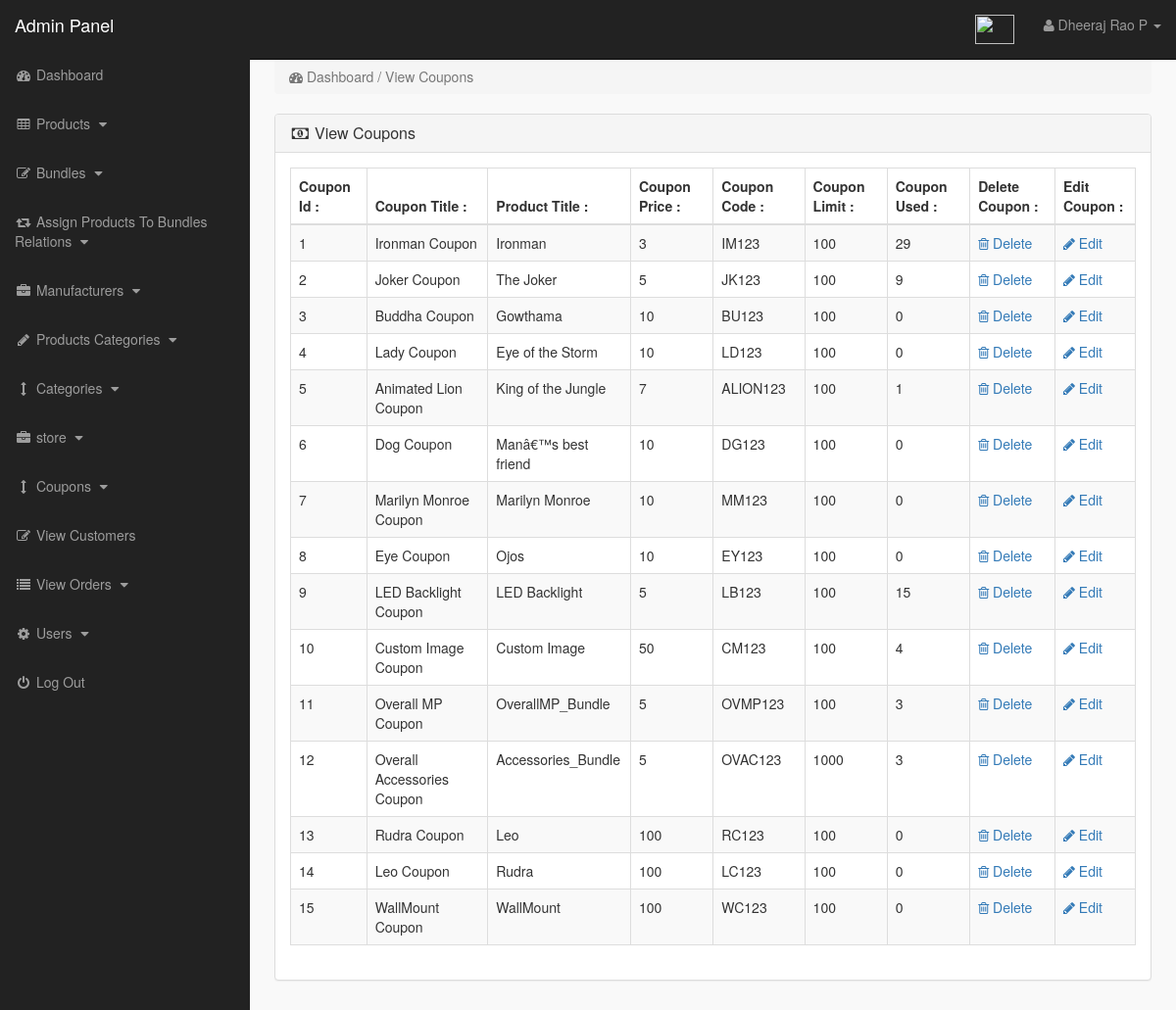
The page /admin_area/index.php?view_coupons (signed in) on the database its author committed.
### tables this page shows
CREATE TABLE `coupons` (
  `coupon_id` int(10) NOT NULL,
  `product_id` int(10) NOT NULL,
  `coupon_title` varchar(255) NOT NULL,
  `coupon_price` varchar(255) NOT NULL,
  `coupon_code` varchar(255) NOT NULL,
  `coupon_limit` int(100) NOT NULL,
  `coupon_used` int(100) NOT NULL
);

CREATE TABLE `products` (
  `product_id` int(10) NOT NULL,
  `product_type` varchar(500) NOT NULL,
  `p_cat_id` int(10) NOT NULL,
  `cat_id` int(10) NOT NULL,
  `manufacturer_id` int(10) NOT NULL,
  `v_size` int(10) NOT NULL,
  `h_size` int(10) NOT NULL,
  `product_title` text NOT NULL,
  `product_url` text NOT NULL,
  `product_img1` text NOT NULL,
  `product_img2` text NOT NULL,
  `product_img3` text NOT NULL,
  `product_price` int(10) NOT NULL,
  `product_psp_price` int(100) NOT NULL,
  `product_desc` text NOT NULL,
  `product_features` text NOT NULL,
  `product_video` text NOT NULL,
  `product_keywords` text NOT NULL,
  `product_label` text NOT NULL,
  `status` varchar(255) NOT NULL
);

### admin_area/view_coupons.php (the view)
<?php
if(!isset($_SESSION['admin_email'])){
echo "<script>window.open('login.php','_self')</script>";
}
else {
?>
<div class="row">
<div class="col-lg-12">
<ol class="breadcrumb">
<li class="active">
<i class="fa fa-dashboard"></i> Dashboard / View Coupons
</li>
</ol>
</div>
</div>
<div class="row" >
<div class="col-lg-12" >
<div class="panel panel-default">
<div class="panel-heading">
<h3 class="panel-title">
<i class="fa fa-money fa-fw"></i> View Coupons
</h3>
</div>
<div class="panel-body">
<div class="table-responsive">
<table class="table table-bordered table-hover table-striped">
<thead>
<tr>
<th>Coupon Id : </th>
<th>Coupon Title : </th>
<th>Product Title : </th>
<th>Coupon Price : </th>
<th>Coupon Code : </th>
<th>Coupon Limit : </th>
<th>Coupon Used : </th>
<th>Delete Coupon : </th>
<th>Edit Coupon : </th>
</tr>
</thead>
<tbody>
<?php
$i = 0;
$get_coupons = "select * from coupons";
$run_coupons = mysqli_query($con,$get_coupons);
while($row_coupons = mysqli_fetch_array($run_coupons)){
$coupon_id = $row_coupons['coupon_id'];
$product_id = $row_coupons['product_id'];
$coupon_title = $row_coupons['coupon_title'];
$coupon_price = $row_coupons['coupon_price'];
$coupon_code = $row_coupons['coupon_code'];
$coupon_limit = $row_coupons['coupon_limit'];
$coupon_used = $row_coupons['coupon_used'];
$get_products = "select * from products where product_id='$product_id'";
$run_products = mysqli_query($con,$get_products);
$row_products = mysqli_fetch_array($run_products);
$product_title = $row_products['product_title'];
$i++;
?>
<tr>
<td><?php echo $i; ?></td>
<td><?php echo $coupon_title; ?></td>
<td><?php echo $product_title; ?></td>
<td><?php echo $coupon_price; ?></td>
<td><?php echo $coupon_code; ?></td>
<td><?php echo $coupon_limit; ?></td>
<td><?php echo $coupon_used; ?></td>
<td>
<a href="index.php?delete_coupon=<?php echo $coupon_id; ?>">
<i class="fa fa-trash-o"></i> Delete
</a>
</td>
<td>
<a href="index.php?edit_coupon=<?php echo $coupon_id; ?>">
<i class="fa fa-pencil"></i> Edit
</a>
</td>
</tr>
<?php } ?>
</tbody>
</table>
</div>
</div>
</div>
</div>
</div>
<?php } ?>

### admin_area/includes/sidebar.php (shortened to what this page needs)
<?php
if(!isset($_SESSION['admin_email'])){
    echo "<script>window.open('login.php','_self')</script>";
}
else {
    ?>
    <nav class="navbar navbar-inverse navbar-fixed-top" >
        <div class="navbar-header" >
            <a class="navbar-brand" href="index.php?dashboard" >Admin Panel</a>
        </div>
        <ul class="nav navbar-right top-nav" >
            <li>
                <a href="index.php?view_coupons">
                    <img src="../admin_area/other_images/p-code.png" style="height: 30px; width: 40px" alt="">
                </a>
            </li>
            <li class="dropdown" >
                <a href="#" class="dropdown-toggle" data-toggle="dropdown" >
                    <i class="fa fa-user" ></i>
                    <?php echo $admin_name; ?> <b class="caret" ></b>
                </a>
            </li>
        </ul>
        <div class="collapse navbar-collapse navbar-ex1-collapse">
            <ul class="nav navbar-nav side-nav">
                <li>
                    <a href="index.php?dashboard">
                        <i class="fa fa-fw fa-dashboard"></i> Dashboard
                    </a>
                </li>
                <li>
                    <a href="#" data-toggle="collapse" data-target="#products">
                        <i class="fa fa-fw fa-table"></i> Products
                        <i class="fa fa-fw fa-caret-down"></i>
                    </a>
                </li>
                <li>
                    <a href="#" data-toggle="collapse" data-target="#bundles">
                        <i class="fa fa-fw fa-edit"></i> Bundles
                        <i class="fa fa-fw fa-caret-down"></i>
                    </a>
                </li>
                <li>
                    <a href="#" data-toggle="collapse" data-target="#relations">
                        <i class="fa fa-fw fa-retweet"></i> Assign Products To Bundles Relations
                        <i class="fa fa-fw fa-caret-down"></i>
                    </a>
                </li>
                <li>
                    <a href="#" data-toggle="collapse" data-target="#manufacturers">
                        <i class="fa fa-fw fa-briefcase"></i> Manufacturers
                        <i class="fa fa-fw fa-caret-down"></i>
                    </a>
                </li>
                <li>
                    <a href="#" data-toggle="collapse" data-target="#p_cat">
                        <i class="fa fa-fw fa-pencil"></i> Products Categories
                        <i class="fa fa-fw fa-caret-down"></i>
                    </a>
                </li>
                <li>
                    <a href="#" data-toggle="collapse" data-target="#cat">
                        <i class="fa fa-fw fa-arrows-v"></i> Categories
                        <i class="fa fa-fw fa-caret-down"></i>
                    </a>
                </li>
                <li>
                    <a href="#" data-toggle="collapse" data-target="#store">
                        <i class="fa fa-fw fa-briefcase"></i> store
                        <i class="fa fa-fw fa-caret-down"></i>
                    </a>
                </li>
                <li>
                    <a href="#" data-toggle="collapse" data-target="#coupons">
                        <i class="fa fa-fw fa-arrows-v"></i> Coupons
                        <i class="fa fa-fw fa-caret-down"></i>
                    </a>
                </li>
                <li>
                    <a href="index.php?view_customers">
                        <i class="fa fa-fw fa-edit"></i> View Customers
                    </a>
                </li>
                <li>
                    <a href="#" data-toggle="collapse" data-target="#view_orders">
                        <i class="fa fa-fw fa-list"></i> View Orders
                        <i class="fa fa-fw fa-caret-down"></i>
                    </a>
                </li>
                <li>
                    <a href="#" data-toggle="collapse" data-target="#users">
                        <i class="fa fa-fw fa-gear"></i> Users
                        <i class="fa fa-fw fa-caret-down"></i>
                    </a>
                </li>
                <li>
                    <a href="logout.php">
                        <i class="fa fa-fw fa-power-off"></i> Log Out
                    </a>
                </li>
            </ul>
        </div>
    </nav>
<?php } ?>

### admin_area/css/style.css (style rules this page uses)
body { margin-top:100px; }
@media (min-width: 768px) { body { margin-top:50px; } }
.top-nav { padding:0 15px; }
.top-nav>li { display:inline-block; float:left; }
.top-nav>li>a { padding-top:15px; padding-bottom:15px; line-height:20px; color:#999; }
@media (min-width: 768px) { .side-nav { position:fixed; top:51px; width:255px; border-radius:0; overflow-y:auto; background-color: #222; bottom:0; overflow-x:hidden; padding-bottom:40px; } }
@media (min-width: 768px) { .side-nav>li>a { width:255px; } }
.panel-body { border-radius:5px; }

### rows shown on the page
coupons: coupon_title "Ironman Coupon", product.product_title "Ironman", coupon_price "3", coupon_code "IM123", coupon_limit "100", coupon_used "29"
coupons: coupon_title "Joker Coupon", product.product_title "The Joker", coupon_price "5", coupon_code "JK123", coupon_limit "100", coupon_used "9"
coupons: coupon_title "Buddha Coupon", product.product_title "Gowthama", coupon_price "10", coupon_code "BU123", coupon_limit "100", coupon_used "0"
coupons: coupon_title "Lady Coupon", product.product_title "Eye of the Storm", coupon_price "10", coupon_code "LD123", coupon_limit "100", coupon_used "0"
coupons: coupon_title "Animated Lion Coupon", product.product_title "King of the Jungle", coupon_price "7", coupon_code "ALION123", coupon_limit "100", coupon_used "1"
coupons: coupon_title "Dog Coupon", product.product_title "Manâ€™s best friend", coupon_price "10", coupon_code "DG123", coupon_limit "100", coupon_used "0"
coupons: coupon_title "Marilyn Monroe Coupon", product.product_title "Marilyn Monroe", coupon_price "10", coupon_code "MM123", coupon_limit "100", coupon_used "0"
coupons: coupon_title "Eye Coupon", product.product_title "Ojos", coupon_price "10", coupon_code "EY123", coupon_limit "100", coupon_used "0"
coupons: coupon_title "LED Backlight Coupon", product.product_title "LED Backlight", coupon_price "5", coupon_code "LB123", coupon_limit "100", coupon_used "15"
coupons: coupon_title "Custom Image Coupon", product.product_title "Custom Image", coupon_price "50", coupon_code "CM123", coupon_limit "100", coupon_used "4"
coupons: coupon_title "Overall MP Coupon", product.product_title "OverallMP_Bundle", coupon_price "5", coupon_code "OVMP123", coupon_limit "100", coupon_used "3"
coupons: coupon_title "Overall Accessories Coupon", product.product_title "Accessories_Bundle", coupon_price "5", coupon_code "OVAC123", coupon_limit "1000", coupon_used "3"
coupons: coupon_title "Rudra Coupon", product.product_title "Leo", coupon_price "100", coupon_code "RC123", coupon_limit "100", coupon_used "0"
coupons: coupon_title "Leo Coupon", product.product_title "Rudra", coupon_price "100", coupon_code "LC123", coupon_limit "100", coupon_used "0"
coupons: coupon_title "WallMount Coupon", product.product_title "WallMount", coupon_price "100", coupon_code "WC123", coupon_limit "100", coupon_used "0"

### other values the page prints
$admin_name "Dheeraj Rao P"
